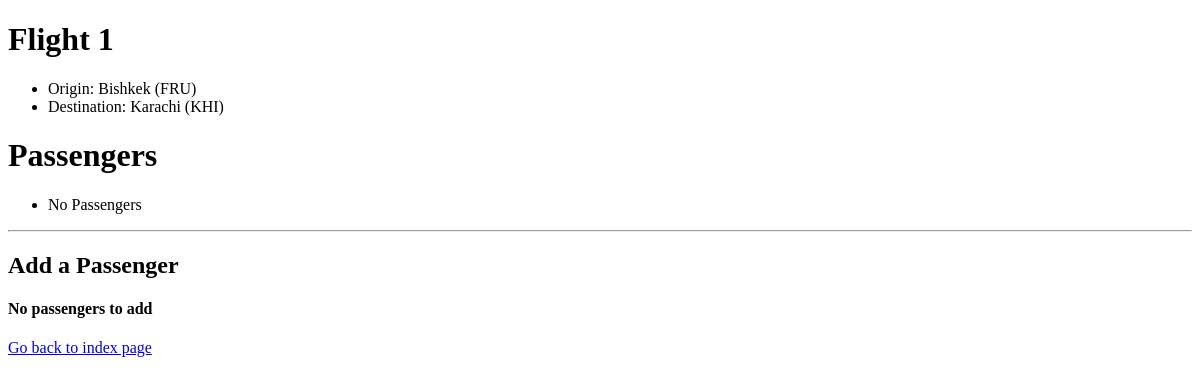
Before: /1 with the older database file.
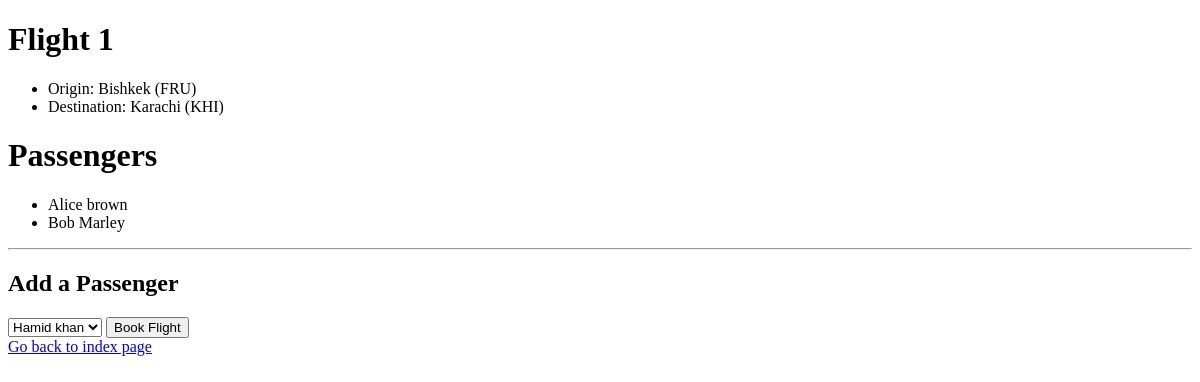
After: the same page with the newer database file.
### Flights/models.py (models this page shows)
class Passenger(models.Model):
	first = models.CharField(max_length=64)
	last = models.CharField(max_length=64)
	flights = models.ManyToManyField(Flights, blank=True, related_name='passengers')
	def __str__(self):
		return f"{self.first} {self.last}"

### Flights/views.py (the view)
# urls.py: path("<int:flight_id>", views.flight, name="flight"),
def flight(request, flight_id):
	try:
		flight = Flights.objects.get(pk=flight_id)
	except Flights.DoesNotExist:
		raise Http404("Flight doesn't exist")
	context = {
		"flight": flight,
		"passengers": flight.passengers.all(),
		"non_passengers": Passenger.objects.exclude(flights=flight).all()
	}
	return render(request, "flights/flight.html", context)

### Flights/models.py (called while the page is built)
	def __str__(self):
		return f"{self.city} ({self.code})"

### Flights/templates/flights/flight.html (shortened to what this page needs)
{% extends "flights/base.html" %}
{%block header%}Flight {{ flight.id}}{%endblock%}
{%block body%}
	<ul>
		<li> Origin: {{ flight.origin }}</li>
		<li> Destination: {{ flight.destination }}</li>
	</ul>
	<h1>Passengers</h1>
	<ul>
		{% for i in passengers%}
		<li>{{i}}</li>
		{% empty %}
		<li>No Passengers</li>
		{% endfor%}
	</ul>
	<hr>
	<h2>Add a Passenger</h2>
	{% if non_passengers%}
	<form action="{% url 'book' flight.id %}" method="post">
		<select name="passenger">
		{% for i in non_passengers %}
			<option value="{{i.id}}">{{i}}</option>
		{% endfor %}
		</select>
		<input type="submit" value="Book Flight"/>
	</form>
	{% else %}
	<div><h4>No passengers to add</h4></div>
	{% endif %}
	<a href="{% url 'index' %}">Go back to index page</a>
{%endblock%}

Changed rows visible on the page:
added Passenger: first+last "Alice brown"
added Passenger: first+last "Bob Marley"
Other visible differences:
form field passenger: (not shown) → "Hamid khan"
form field value: (not shown) → "Book Flight"
text no longer shown: "No Passengers No passengers to add"
